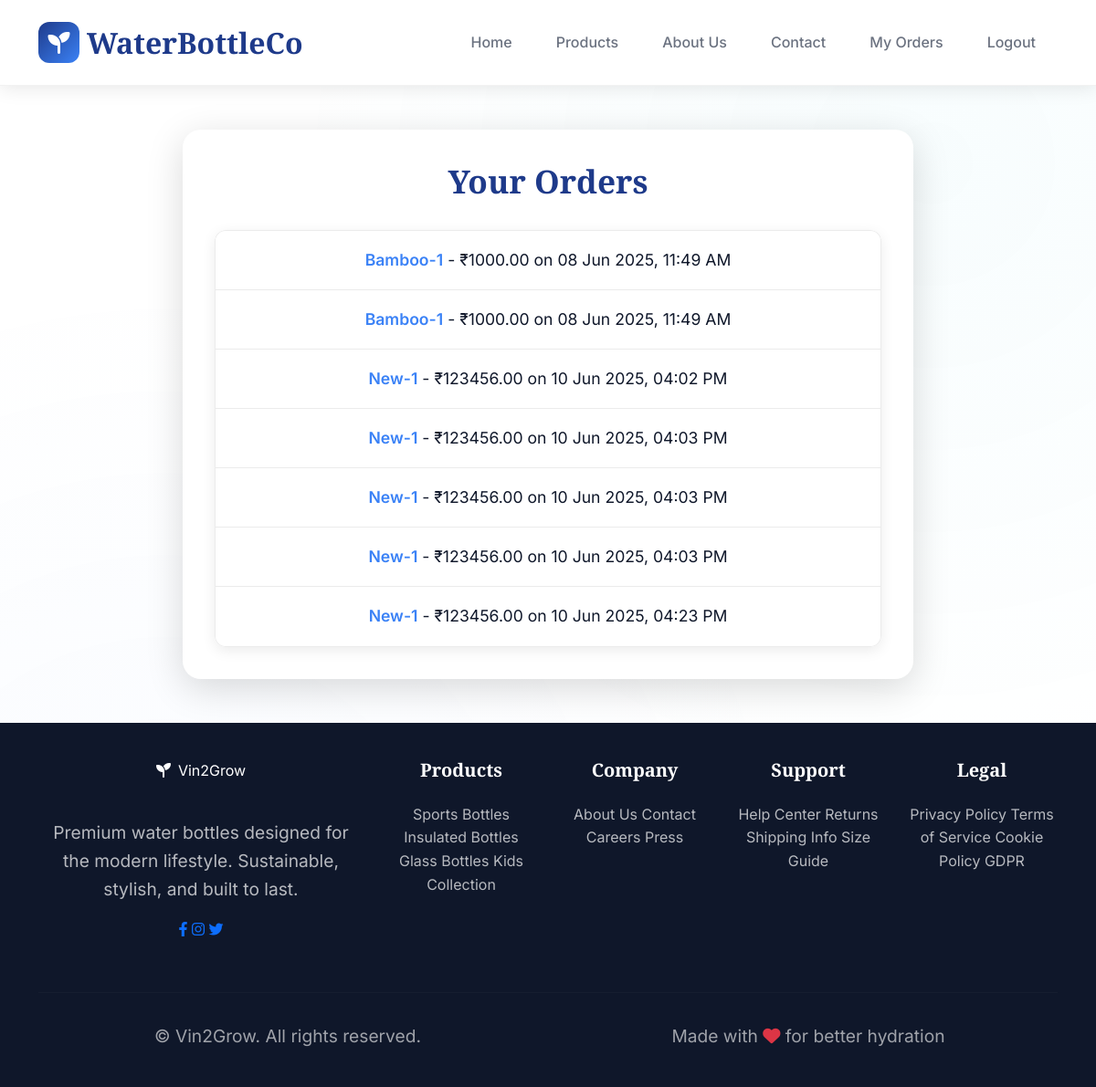
The page /my-orders/ (signed in) on the database as committed earlier.
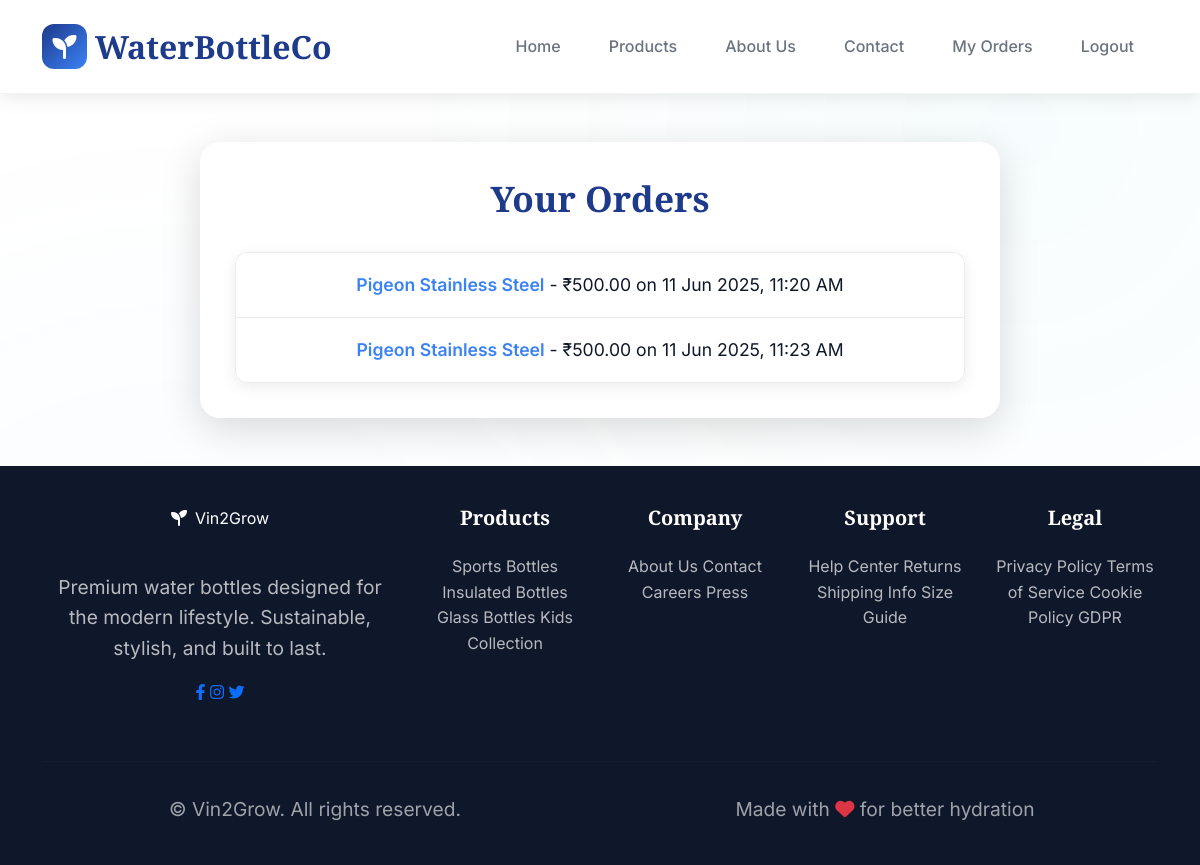
The same page on the database as committed later.
### store/models.py (models this page shows, shortened)
class Sale(models.Model):
    user = models.ForeignKey(User, on_delete=models.CASCADE, null=True, blank=True)
    date = models.DateTimeField(auto_now_add=True)
    product = models.ForeignKey(Product, on_delete=models.CASCADE, null=True, blank=True)
    quantity = models.PositiveIntegerField(default=1)
    timestamp = models.DateTimeField(auto_now_add=True)

class Product(models.Model):
    name = models.CharField(max_length=100)
    price = models.DecimalField(max_digits=8, decimal_places=2)
    description = models.TextField()
    category = models.CharField(max_length=50, choices=CATEGORY_CHOICES, default='Water Bottle')

### store/views.py (the view)
# urls.py: path('my-orders/', views.my_orders, name='my_orders'),
@login_required
def my_orders(request):
    orders = Sale.objects.filter(user=request.user).select_related('product')
    return render(request, 'store/my_orders.html', {'orders': orders})

### store/templates/store/my_orders.html (shortened to what the changed rows need)
<!DOCTYPE html>
<html lang="en">
<head>
    <link href="https://cdnjs.cloudflare.com/ajax/libs/bootstrap/5.3.0/css/bootstrap.min.css" rel="stylesheet">
    <link href="https://cdnjs.cloudflare.com/ajax/libs/font-awesome/6.4.0/css/all.min.css" rel="stylesheet">
</head>
<body>
    <div class="main-content-wrapper">
        <div class="container">
            <div class="content-card"> <h3>Your Orders</h3>
                {% if orders %}
                    <ul class="list-group">
                        {% for order in orders %}
                            <li class="list-group-item">
                                <strong>{{ order.product.name }}</strong> - ₹{{ order.product.price }} on {{ order.timestamp|date:"d M Y, h:i A" }}
                            </li>
                        {% endfor %}
                    </ul>
                {% else %}
                    <p>You have no purchases yet.</p>
                {% endif %}
            </div>
        </div>
    </div>
</body>
</html>

Rows that differ between the two databases and show on the page:
removed Sale: product.name "Bamboo-1", product.price "1000.00", timestamp "08 Jun 2025, 11:49 AM"
removed Sale: product.name "Bamboo-1", product.price "1000.00", timestamp "08 Jun 2025, 11:49 AM"
removed Sale: product.name "New-1", product.price "123456.00", timestamp "10 Jun 2025, 04:02 PM"
removed Sale: product.name "New-1", product.price "123456.00", timestamp "10 Jun 2025, 04:03 PM"
removed Sale: product.name "New-1", product.price "123456.00", timestamp "10 Jun 2025, 04:03 PM"
removed Sale: product.name "New-1", product.price "123456.00", timestamp "10 Jun 2025, 04:03 PM"
removed Sale: product.name "New-1", product.price "123456.00", timestamp "10 Jun 2025, 04:23 PM"
added Sale: product.name "Pigeon Stainless Steel", product.price "500.00", timestamp "11 Jun 2025, 11:20 AM"
added Sale: product.name "Pigeon Stainless Steel", product.price "500.00", timestamp "11 Jun 2025, 11:23 AM"
